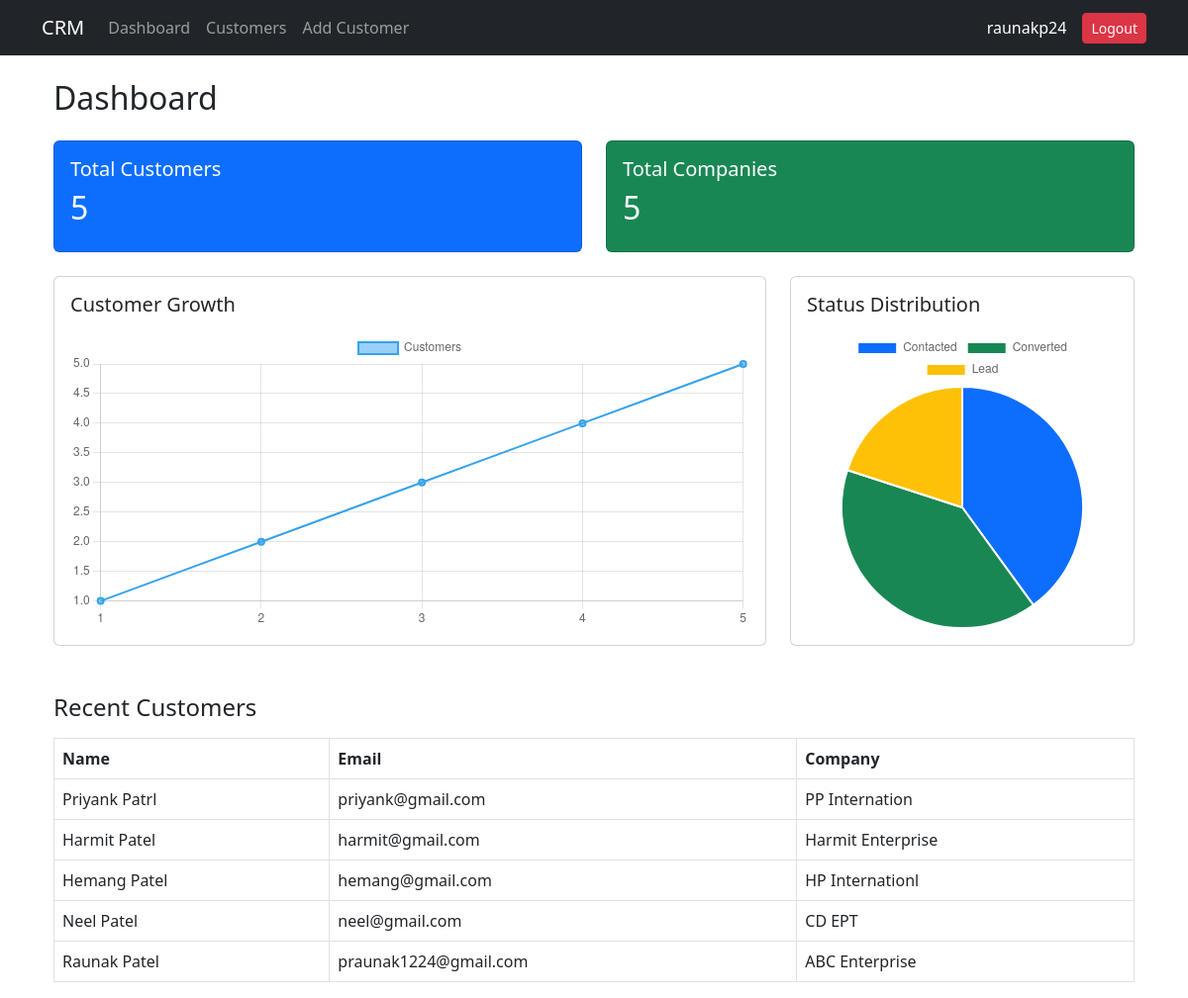
The app's page /dashboard (signed in) with its own data.
### tables this page shows
CREATE TABLE customers (
            id INTEGER PRIMARY KEY AUTOINCREMENT,
            name TEXT,
            email TEXT,
            phone TEXT,
            company TEXT,
            notes TEXT,
            status TEXT
        );

### app.py (the view)
@app.route('/dashboard')
def dashboard():
    if 'user' not in session:
        return redirect(url_for('login'))
    conn = get_db_connection()
    total_customers = conn.execute(
        'SELECT COUNT(*) FROM customers'
    ).fetchone()[0]
    total_companies = conn.execute(
        'SELECT COUNT(DISTINCT company) FROM customers'
    ).fetchone()[0]
    status_data = conn.execute('''
        SELECT status, COUNT(*) as count
        FROM customers
        GROUP BY status
    ''').fetchall()
    status_labels = [row['status'] for row in status_data]
    status_counts = [row['count'] for row in status_data]
    all_customers = conn.execute(
        'SELECT id FROM customers ORDER BY id ASC'
    ).fetchall()
    growth_labels = list(range(1, len(all_customers) + 1))
    growth_data = growth_labels
    recent_customers = conn.execute(
        'SELECT * FROM customers ORDER BY id DESC LIMIT 5'
    ).fetchall()
    conn.close()
    return render_template(
        'dashboard.html',
        total_customers=total_customers,
        total_companies=total_companies,
        status_labels=status_labels,
        status_counts=status_counts,
        growth_labels=growth_labels,
        growth_data=growth_data,
        recent_customers=recent_customers
    )

### app.py (called while the page is built)
def get_db_connection():
    conn = sqlite3.connect('database.db')
    conn.row_factory = sqlite3.Row
    return conn

### templates/dashboard.html (shortened to what this page needs)
{% extends 'base.html' %}
{% block content %}
<div class="container mt-4">
    <h2 class="mb-4">Dashboard</h2>
    <div class="row">
        <div class="col-md-6">
            <div class="card text-white bg-primary p-3">
                <h5>Total Customers</h5>
                <h2>{{ total_customers }}</h2>
            </div>
        </div>
        <div class="col-md-6">
            <div class="card text-white bg-success p-3">
                <h5>Total Companies</h5>
                <h2>{{ total_companies }}</h2>
            </div>
        </div>
    </div>
    <div class="row mt-4">
        <div class="col-md-8">
            <div class="card p-3">
                <h5 class="mb-3">Customer Growth</h5>
                <div style="height:300px;">
                    <canvas id="growthChart"></canvas>
                </div>
            </div>
        </div>
        <div class="col-md-4">
            <div class="card p-3">
                <h5 class="mb-3">Status Distribution</h5>
                <div style="height:300px;">
                    <canvas id="statusChart"></canvas>
                </div>
            </div>
        </div>
    </div>
    <div class="mt-5">
        <h4>Recent Customers</h4>
        <table class="table table-bordered mt-3">
            <thead>
                <tr>
                    <th>Name</th>
                    <th>Email</th>
                    <th>Company</th>
                </tr>
            </thead>
            <tbody>
                {% for customer in recent_customers %}
                <tr>
                    <td>{{ customer['name'] }}</td>
                    <td>{{ customer['email'] }}</td>
                    <td>{{ customer['company'] }}</td>
                </tr>
                {% endfor %}
            </tbody>
        </table>
    </div>
</div>
<script>
const growthLabels = {{ growth_labels | tojson }};
const growthData = {{ growth_data | tojson }};
const statusLabels = {{ status_labels | tojson }};
const statusData = {{ status_counts | tojson }};
// 📊 Line Chart
new Chart(document.getElementById('growthChart'), {
    type: 'line',
    data: {
        labels: growthLabels,
        datasets: [{
            label: 'Customers',
            data: growthData,
            borderWidth: 2,
            tension: 0.3
        }]
    },
    options: {
        responsive: true,
        maintainAspectRatio: false,
        plugins: {
            legend: {
                position: 'top'
            }
        }
    }
});
// 🥧 Pie Chart
new Chart(document.getElementById('statusChart'), {
    type: 'pie',
    data: {
        labels: statusLabels,
        datasets: [{
            data: statusData,
            backgroundColor: ['#0d6efd', '#198754', '#ffc107']
        }]
    },
    options: {
        responsive: true,
        maintainAspectRatio: false,
        plugins: {
            legend: {
                position: 'top'
            }
        }
    }
});
</script>
{% endblock %}

### templates/base.html (shortened to what this page needs)
<!DOCTYPE html>
<html>
<head>
    <link href="https://cdn.jsdelivr.net/npm/bootstrap@5.3.0/dist/css/bootstrap.min.css" rel="stylesheet">
</head>
<body>
<nav class="navbar navbar-expand-lg navbar-dark bg-dark">
    <div class="container">
        <a class="navbar-brand" href="/dashboard">CRM</a>
        <div class="collapse navbar-collapse">
            <ul class="navbar-nav me-auto">
                {% if session.get('user') %}
                <li class="nav-item">
                    <a class="nav-link" href="/dashboard">Dashboard</a>
                </li>
                <li class="nav-item">
                    <a class="nav-link" href="/customers">Customers</a>
                </li>
                <li class="nav-item">
                    <a class="nav-link" href="/add_customer">Add Customer</a>
                </li>
                {% endif %}
            </ul>
            <div class="d-flex align-items-center">
                {% if session.get('user') %}
                    <span class="text-white me-3">
                        {{ session['user'] }}
                    </span>
                    <a href="/logout" class="btn btn-danger btn-sm">
                        Logout
                    </a>
                {% else %}
                    <a href="/login" class="btn btn-primary btn-sm">
                        Login
                    </a>
                {% endif %}
            </div>
        </div>
    </div>
</nav>
<div class="container mt-4">
    {% block content %}{% endblock %}
</div>
</body>
</html>

### records on screen
customers: name "Priyank Patrl", email "priyank@gmail.com", company "PP Internation"
customers: name "Harmit Patel", email "harmit@gmail.com", company "Harmit Enterprise"
customers: name "Hemang Patel", email "hemang@gmail.com", company "HP Internationl"
customers: name "Neel Patel", email "neel@gmail.com", company "CD EPT"
customers: name "Raunak Patel", email "praunak1224@gmail.com", company "ABC Enterprise"

### other values on screen
{{ session['user'] }} "raunakp24"
{{ total_customers }} "5"
{{ total_companies }} "5"
chart data {{ growth_labels | tojson }} [1, 2, 3, 4, 5]
chart data {{ growth_data | tojson }} [1, 2, 3, 4, 5]
chart data {{ status_labels | tojson }} ["Contacted", "Converted", "Lead"]
chart data {{ status_counts | tojson }} [2, 2, 1]
